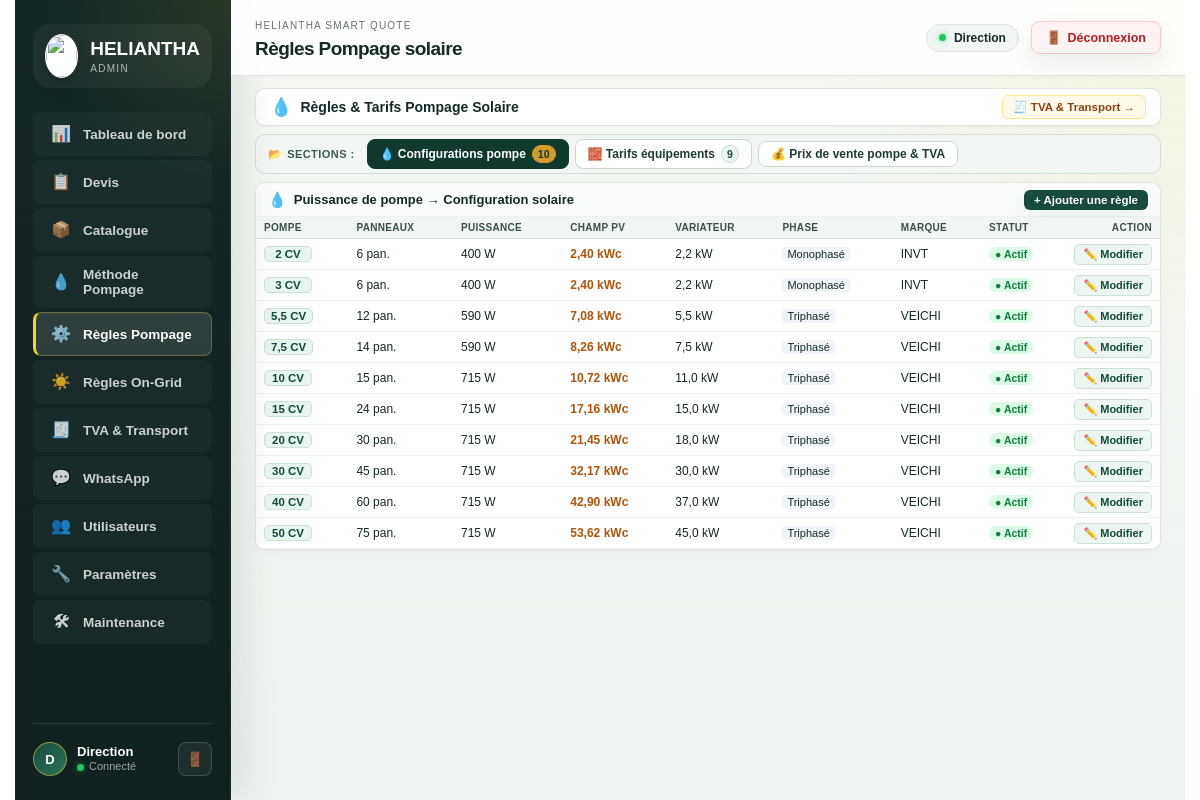
Before: /admin/regles-pompage (signed in) with the older database file.
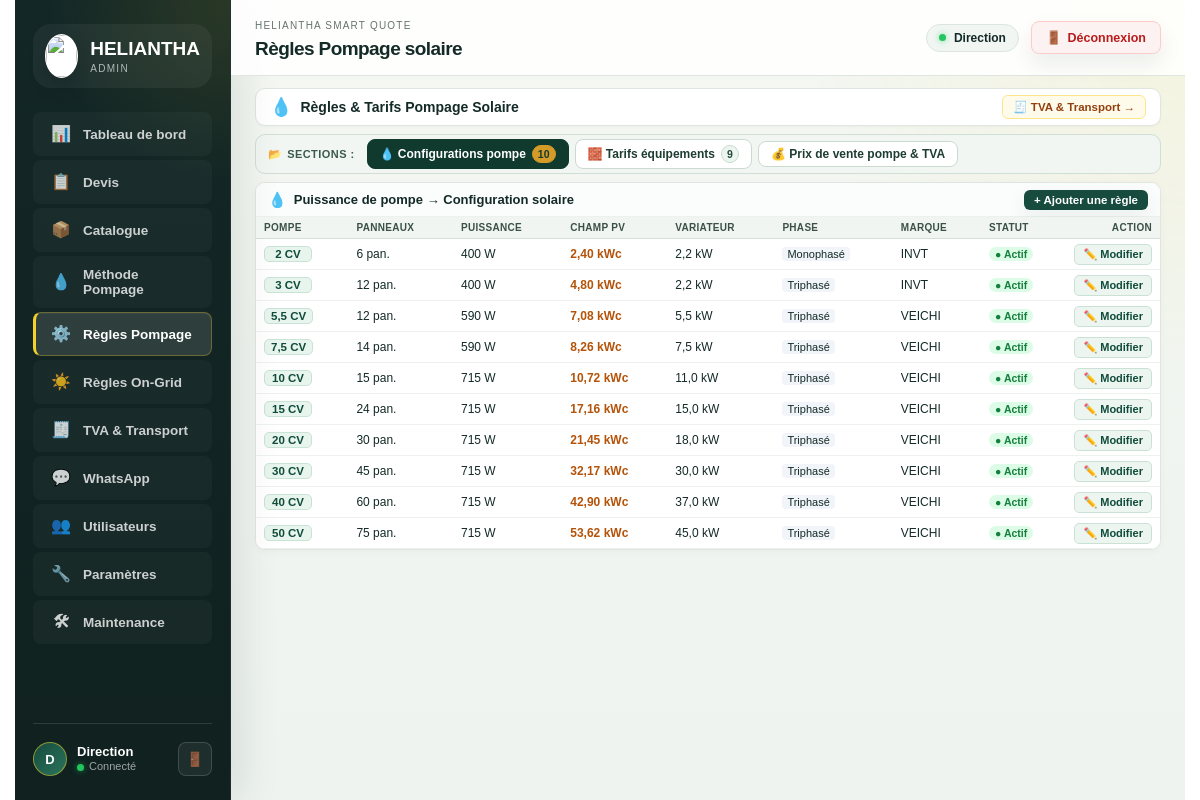
After: the same page with the newer database file.
### tables this page shows
CREATE TABLE pumping_solar_rules (
    id INTEGER PRIMARY KEY AUTOINCREMENT,
    rule_key TEXT NOT NULL UNIQUE,
    rule_type TEXT NOT NULL,
    title TEXT NOT NULL,
    pump_cv REAL,
    panel_count REAL,
    panel_power_w REAL,
    panel_reference TEXT,
    panel_sale_price_ht REAL,
    drive_power_kw REAL,
    drive_reference TEXT,
    drive_sale_price_ht REAL,
    drive_brand TEXT,
    phase TEXT,
    min_cv REAL,
    max_cv REAL,
    pricing_mode TEXT,
    unit_price_ht REAL,
    coefficient_1 REAL,
    coefficient_2 REAL,
    vat_rate REAL,
    applies_to TEXT,
    source_type TEXT NOT NULL DEFAULT 'heliantha',
    source_name TEXT,
    source_reference TEXT,
    notes TEXT,
    sort_order INTEGER NOT NULL DEFAULT 0,
    active INTEGER NOT NULL DEFAULT 1,
    updated_by TEXT,
    created_at TEXT NOT NULL DEFAULT CURRENT_TIMESTAMP,
    updated_at TEXT NOT NULL DEFAULT CURRENT_TIMESTAMP
);

### app/routes.py (the view, shortened to what this page needs)
@bp.route("/admin/regles-pompage", methods=["GET", "POST"])
def admin_pumping_rules():
    admin_name = session.get("admin_user", "HeliAntha")
    saved = False
    sections = group_rules(list_pumping_solar_rules())
    return render_template(
        "admin/pumping_rules.html",
        sections=sections,
        section_definitions=PUMPING_RULE_SECTIONS,
        saved=bool(request.args.get("saved")),
    )

### app/admin_maintenance.py (called while the page is built, shortened)
@bp.app_context_processor
def navigation_context():
    return {"maintenance_available": True}

@bp.before_app_request
def public_maintenance_gate():
    if (request.method == "OPTIONS" or request.path == "/health"
            or request.path == "/admin" or request.path.startswith("/admin/")
            or request.endpoint in {"static", "main.brand_image", "maintenance_public.status"}):
        return None

### app/db.py (called while the page is built)
def get_db():
    if "db" not in g:
        database = current_app.config["DATABASE"]
        if database == ":memory:":
            with _SCHEMA_LOCK:
                memory = current_app.extensions.get("heliantha_memory_database")
                if memory is None:
                    uri = f"file:heliantha-{uuid4().hex}?mode=memory&cache=shared"
                    memory = (uri, sqlite3.connect(uri, uri=True))
                    current_app.extensions["heliantha_memory_database"] = memory
            g.db = sqlite3.connect(memory[0], uri=True)
        else:
            g.db = sqlite3.connect(database)
        g.db.row_factory = sqlite3.Row
    return g.db

### app/pumping_rules.py (called while the page is built)
def format_cv(value: object) -> str:
    text = format_decimal(value, 1)
    return f"{text} CV".replace(",0 CV", " CV")

### templates/admin/pumping_rules.html (shortened to what the changed rows need)
{% extends "admin/base.html" %}
{% block page_title %}Règles Pompage solaire{% endblock %}
{% block content %}
{% macro edit_button(rule) -%}
  <button type="button" class="pr-btn-edit" data-open="pr-edit-{{ rule.id }}" title="Modifier cette règle">✏️ Modifier</button>
{%- endmacro %}
{% macro status_pill(rule) -%}
  <span class="pr-status {{ 'on' if rule.active else 'off' }}">{{ '● Actif' if rule.active else '○ Inactif' }}</span>
{%- endmacro %}
{% set by_key = {} %}
{% for s in sections %}{% set _ = by_key.update({s.key: s}) %}{% endfor %}
{% set s_pump = by_key.get('pump_configuration') %}
{% set s_struct = by_key.get('structure_pricing') %}
{% set s_coffret = by_key.get('coffret_pricing') %}
{% set s_cable = by_key.get('cabling_pricing') %}
{% set s_install = by_key.get('installation_pricing') %}
{% set s_sale = by_key.get('pump_sale_parameters') %}
{% set equip_count = (s_struct.rules|length if s_struct else 0) + (s_coffret.rules|length if s_coffret else 0) + (s_cable.rules|length if s_cable else 0) + (s_install.rules|length if s_install else 0) %}
<div class="pr-cockpit" id="pr-cockpit">
  <header class="pr-bar">
    <div class="pr-bar-title">
      <h2>Règles &amp; Tarifs Pompage Solaire</h2>
    </div>
  </header>
  {% if s_pump %}
  <section class="pr-panel active" id="pr-tab-config" role="tabpanel">
    <article class="pr-card">
      <div class="pr-table-wrap">
        <table class="pr-table pr-config-table">
          <thead>
            <tr>
              <th>Pompe</th>
              <th>Panneaux</th>
              <th>Puissance</th>
              <th title="Puissance crête totale">Champ PV</th>
              <th>Variateur</th>
              <th>Phase</th>
              <th>Marque</th>
              <th>Statut</th>
              <th class="pr-th-action">Action</th>
            </tr>
          </thead>
          <tbody>
            {% for rule in s_pump.rules %}
            <tr class="pumping-rule-row {% if not rule.active %}is-inactive{% endif %}" data-section="{{ s_pump.key }}">
              <td class="pr-td-cv"><span class="pr-cv">{{ rule.display_pump_cv }}</span></td>
              <td class="pr-td-panels">{{ rule.display_panel_count }} pan.</td>
              <td class="pr-td-power">{{ rule.display_panel_power_w }}</td>
              <td class="pr-td-kwc pr-kwc">
                {% if rule.panel_count and rule.panel_power_w %}{{ '%.2f'|format((rule.panel_count|float) * (rule.panel_power_w|float) / 1000)|replace('.', ',') }} kWc{% else %}—{% endif %}
              </td>
              <td class="pr-td-drive">{{ rule.display_drive_power_kw }}</td>
              <td class="pr-td-phase"><span class="pr-phase">{{ rule.display_phase }}</span></td>
              <td class="pr-td-brand">{{ rule.display_drive_brand }}</td>
              <td class="pr-td-status">{{ status_pill(rule) }}</td>
              <td class="pr-td-action">{{ edit_button(rule) }}{{ edit_dialog(rule, s_pump, rule.display_pump_cv) }}</td>
            </tr>
            {% endfor %}
          </tbody>
        </table>
      </div>
    </article>
  </section>
  {% endif %}
</div>
{% endblock %}

Changed rows visible on the page:
changed pumping_solar_rules "3 CV": display_panel_count "6" → "12"; panel_count+panel_power_w "2,40" → "4,80"; display_phase "Monophasé" → "Triphasé"
